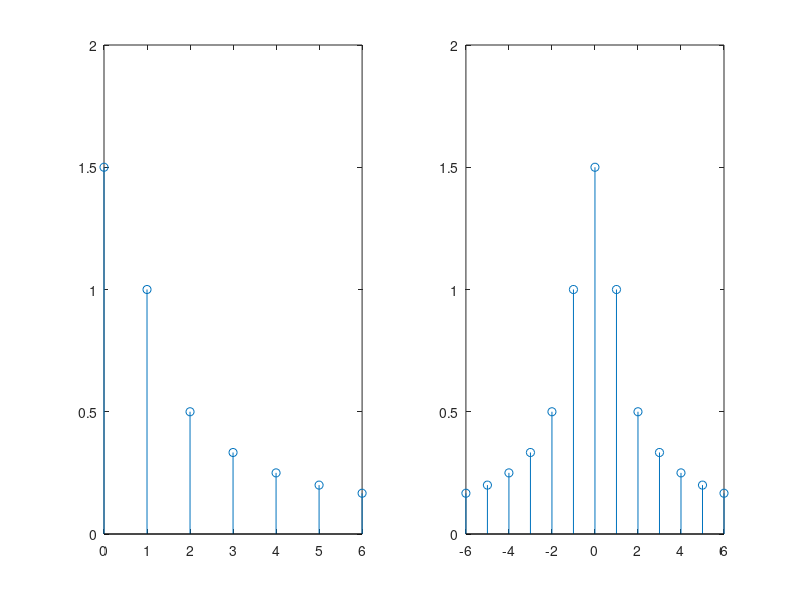

Source code (MATLAB):
clear;clc;close all;
N=6;
f=zeros(N,1);
for i=1:1:N
   f(i)=1/i;
end
f=[1.5;f];
subplot(121);
x=0:1:N;
stem(x,f);
ylim([0,2]);
subplot(122);
x=-N:1:N;
f_2=[flip(f);f(2:end)];
stem(x,f_2);
ylim([0,2]);
